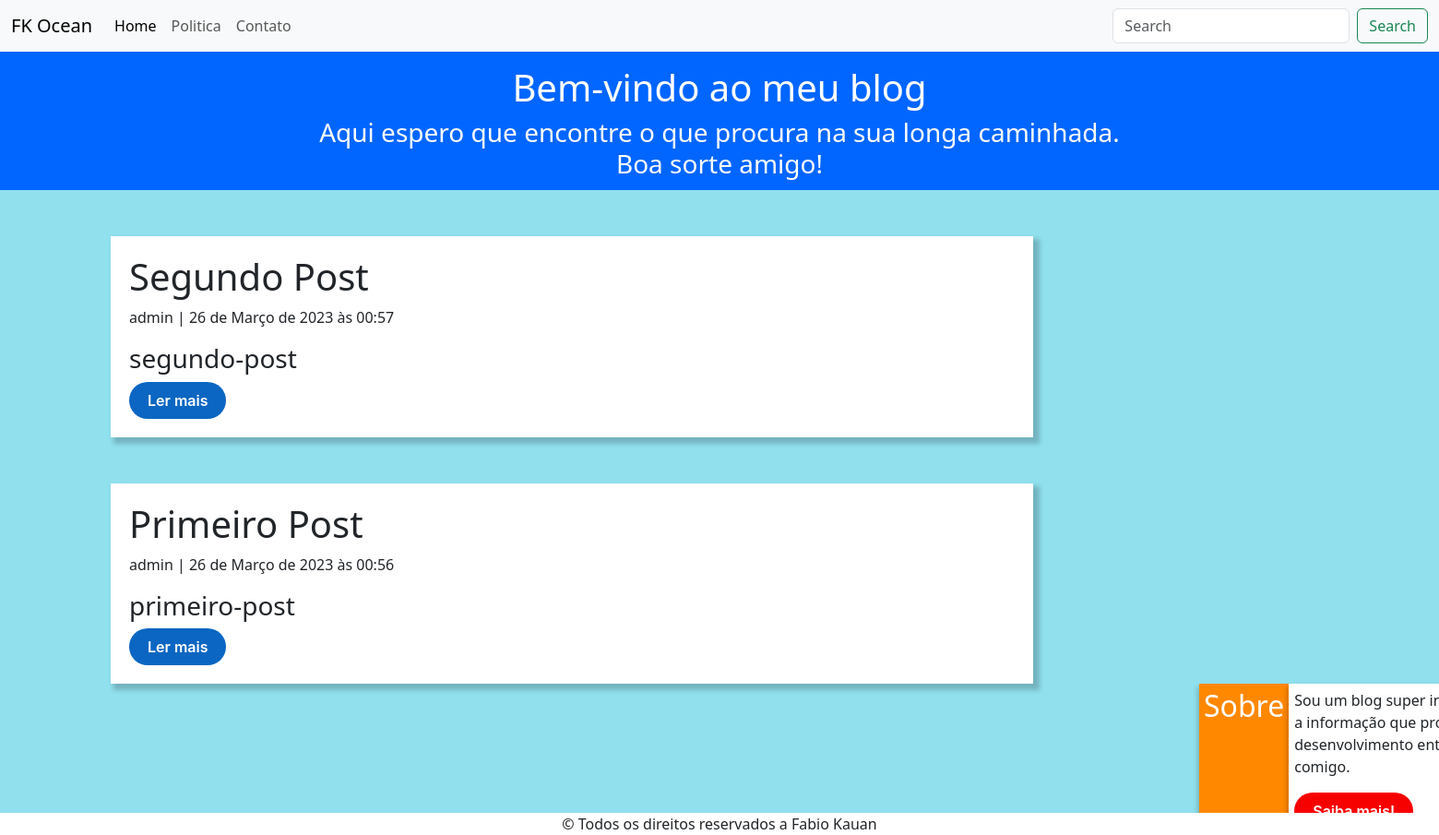
Before: / with the older database file.
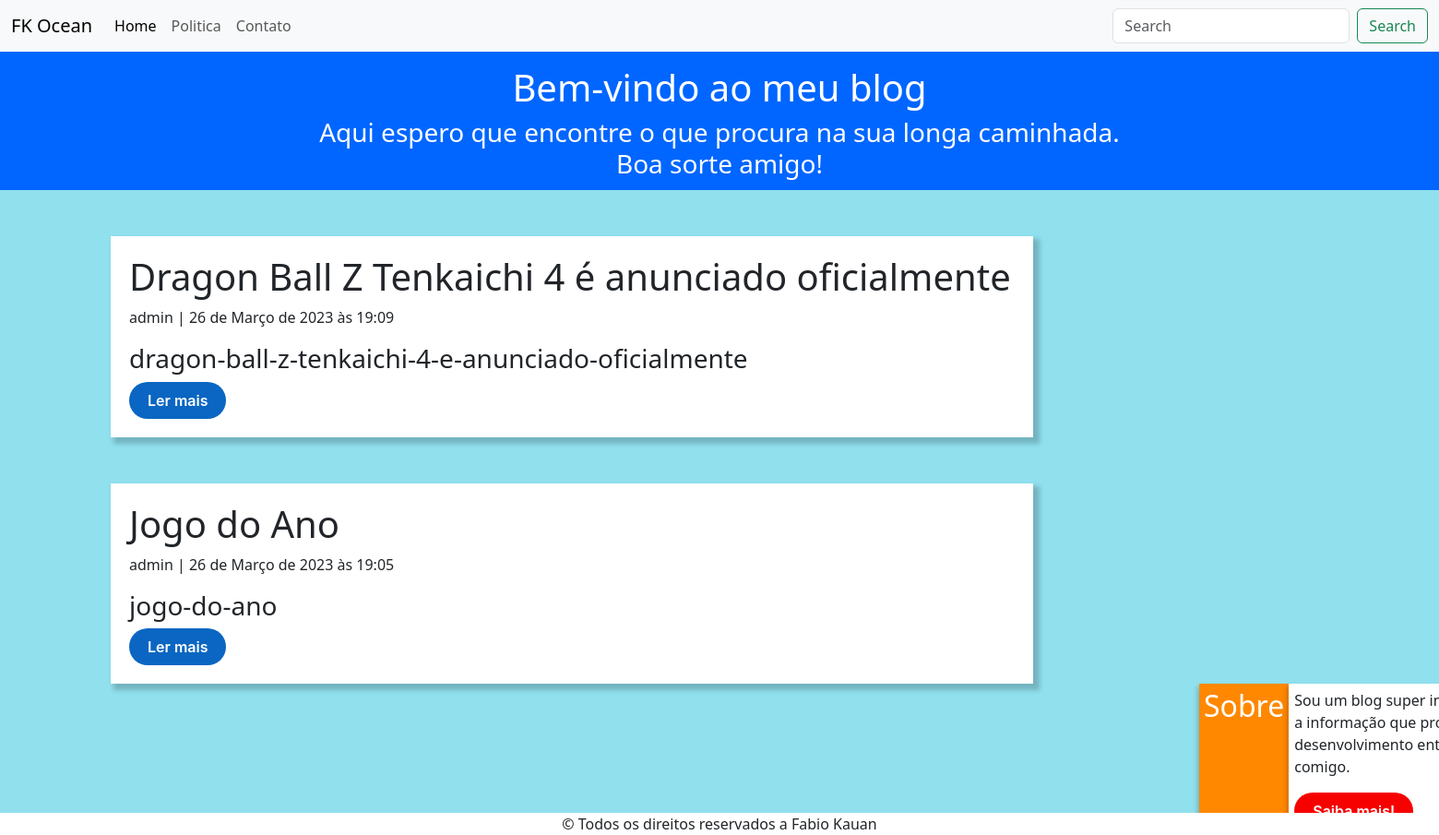
After: the same page with the newer database file.
### ebac/models.py (models this page shows, shortened)
class Post(models.Model):
    titulo = models.CharField(max_length=200, unique=True)
    slug = models.SlugField(max_length=200, unique=True)
    autor = models.ForeignKey(User, on_delete=models.CASCADE, related_name='blog_posts')
    editado_em = models.DateTimeField(auto_now=True)
    conteudo = models.TextField()
    criado_em = models.DateTimeField(auto_now_add=True)
    status = models.IntegerField(choices=STATUS, default=0)
    class Meta:
        ordering = ['-criado_em']

### ebac/views.py (the view)
# urls.py: 2. Add a URL to urlpatterns:  path('', views.home, name='home')
def home(request):
    post = Post.objects.filter()
    conteudo = {
        'post': post
    }
    return render(request, 'home.html', conteudo )

### templates/home.html (shortened to what this page needs)
{% load static %}
<!DOCTYPE html>
<html lang="pt-br">
<head>
    <link href="https://cdn.jsdelivr.net/npm/bootstrap@5.3.0-alpha2/dist/css/bootstrap.min.css"
    rel="stylesheet">
    <link rel="stylesheet" href="{% static 'css/home.css' %}">
</head>
<body>
    <nav class="navbar navbar-expand-lg bg-body-tertiary">
      <div class="container-fluid">
        <a class="navbar-brand" href="{% url 'home' %}">FK Ocean</a>
        <div class="collapse navbar-collapse" id="navbarSupportedContent">
          <ul class="navbar-nav me-auto mb-2 mb-lg-0">
            <li class="nav-item">
              <a class="nav-link active" aria-current="page" href="{% url 'home' %}">Home</a>
            </li>
            <li class="nav-item">
              <a class="nav-link" href="#">Politica</a>
            </li>
            <li class="nav-item">
              <a class="nav-link" href="#">Contato</a>
            </li>
          </ul>
          <form class="d-flex" role="search">
            <input class="form-control me-2" type="search" placeholder="Search" aria-label="Search">
            <button class="btn btn-outline-success" type="submit">Search</button>
          </form>
        </div>
      </div>
    </nav>
    <section class="informacao">
        <h1>Bem-vindo ao meu blog</h1>
        <h3>Aqui espero que encontre o que procura na sua longa caminhada.<br>Boa sorte amigo!</h3>
    </section>
    {% for p in post %}
      <div class="container">
        <h1>{{p.titulo}}</h1>
        <p>{{p.autor}} | {{p.criado_em}}</p><h3>{{p.slug}}</h3>
        <a href="{% url 'post' p.id %}"><button>Ler mais</button></a>
      </div>
    {% endfor %}
    <div class="Sobre">
        <h2 class="card-header">Sobre</h2>
        <div class="card-body">
          <p>Sou um blog super interessante, busco te fornecer a informação que procura,
          ainda estou em desenvolvimento então peço que tenha paciencia comigo.</p>
          <a href="#"><button>Saiba mais!</button></a>
        </div>
    </div>
    <footer class="Rodape">
        &copy; Todos os direitos reservados a Fabio Kauan
    </footer>
</body>
</html>

### static/css/home.css (style rules this page uses)
body { background-color:rgb(144, 224, 238); padding: 0; margin: 0; }
.informacao { text-align: center; color: white; height: 150px; padding: 15px; background-color: #0066ff; }
.container { display: flex; flex-direction: column; width: 1000px; margin-top: 50px; margin-left: 120px; padding: 20px; box-shadow: 5px 5px 5px 2px rgba(0, 0, 0, 0.2); background-color: white; float: left; }
.container button { align-items: center; background-color: #0A66C2; border: 0; border-radius: 100px; box-sizing: border-box; color: #ffffff; cursor: pointer; display: inline-flex; font-family: -apple-system, system-ui, system-ui, "Segoe UI", Roboto, "Helvetica Neue", "Fira Sans", Ubuntu, Oxygen, "Oxygen Sans", Cantarell, "Droid Sans", "Apple Color Emoji", "Segoe UI Emoji", "Segoe UI Symbol", "Lucida Grande", Helvetica, Arial, sans-serif; font-size: 16px; font-weight: 600; justify-content: center; line-height: 20px; max-width: 480px; min-height: 40px; min-width: 0px; overflow: hidden; padding: 0px; padding-left: 20px; padding-right: 20px; text-align: center; touch-action: manipulation; transition: background-color 0.167s cubic-bezier(0.4, 0, 0.2, 1) 0s, box-shadow 0.167s cubic-bezier(0.4, 0, 0.2, 1) 0s, color 0.167s cubic-bezier(0.4, 0, 0.2, 1) 0s; user-select: none; -webkit-user-select: none; vertical-align: middle; }
.container a { text-decoration: none; }
.Sobre { display: flex; margin-top: 50px; margin-left: 1300px; width: 500px; }
.card-header { background-color: #ff8800; color: white; padding: 5px; text-align: center; box-shadow: 0px 5px 5px 2px rgba(0, 0, 0, 0.2); }
.card-body { text-align: left; padding: 5px; background-color: white; border: solid 1px white; box-shadow: 0px 5px 5px 2px rgba(0, 0, 0, 0.2); }
.Sobre button { align-items: center; background-color: #f70000; border: 0; border-radius: 100px; box-sizing: border-box; color: #ffffff; cursor: pointer; display: inline-flex; font-family: -apple-system, system-ui, system-ui, "Segoe UI", Roboto, "Helvetica Neue", "Fira Sans", Ubuntu, Oxygen, "Oxygen Sans", Cantarell, "Droid Sans", "Apple Color Emoji", "Segoe UI Emoji", "Segoe UI Symbol", "Lucida Grande", Helvetica, Arial, sans-serif; font-size: 16px; font-weight: 600; justify-content: center; line-height: 20px; max-width: 480px; min-height: 40px; min-width: 0px; overflow: hidden; padding: 0px; padding-left: 20px; padding-right: 20px; text-align: center; touch-action: manipulation; transition: background-color 0.167s cubic-bezier(0.4, 0, 0.2, 1) 0s, box-shadow 0.167s cubic-bezier(0.4, 0, 0.2, 1) 0s, color 0.167s cubic-bezier(0.4, 0, 0.2, 1) 0s; user-select: none; -webkit-user-select: none; vertical-align: middle; }
.Sobre a { text-decoration: none; }
.Rodape { text-align: center; width: 100%; bottom: 0; left: 0; display: block; position: fixed; background-color: #ffffff; }

Changed rows visible on the page:
removed Post: titulo "Segundo Post", autor "admin", criado_em "26 de Março de 2023 às 00:57", slug "segundo-post"
removed Post: titulo "Primeiro Post", autor "admin", criado_em "26 de Março de 2023 às 00:56", slug "primeiro-post"
added Post: titulo "Dragon Ball Z Tenkaichi 4 é anunciado oficialmente", autor "admin", criado_em "26 de Março de 2023 às 19:09", slug "dragon-ball-z-tenkaichi-4-e-anunciado-oficialmente"
added Post: titulo "Jogo do Ano", autor "admin", criado_em "26 de Março de 2023 às 19:05", slug "jogo-do-ano"
